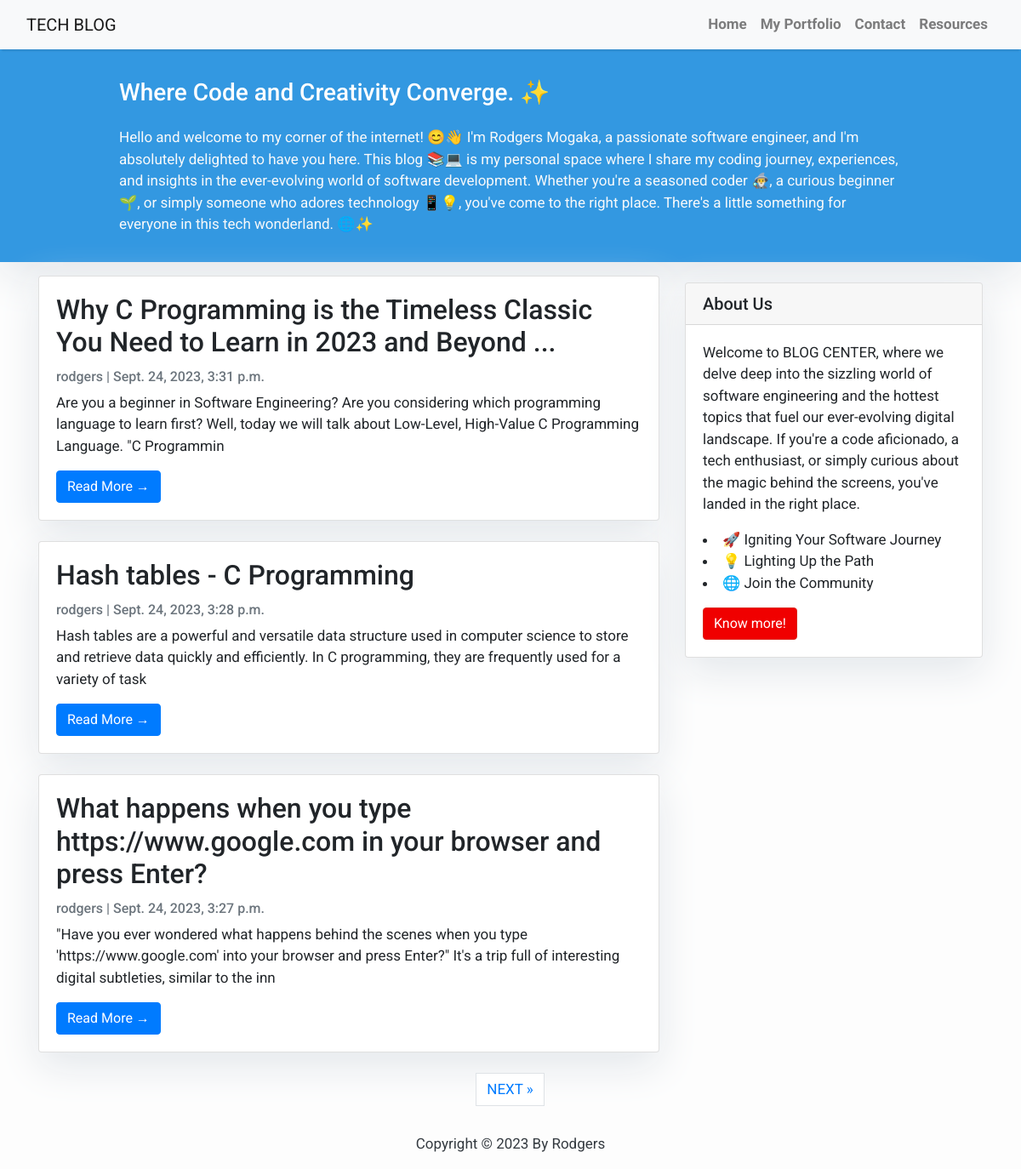
The page / on the database its author committed.
### blog/models.py (models this page shows, shortened)
class Post(models.Model):
    title = models.CharField(max_length=200, unique=True)
    slug = models.SlugField(max_length=200, unique=True)
    author = models.ForeignKey(User, on_delete= models.CASCADE,related_name='blog_posts')
    updated_on = models.DateTimeField(auto_now= True)
    content = models.TextField()
    created_on = models.DateTimeField(auto_now_add=True)
    status = models.IntegerField(choices=STATUS, default=0)
    class Meta:
        ordering = ['-created_on']

### blog/views.py (the view)
# urls.py: path("", views.PostList.as_view(), name="home"),
class PostList(generic.ListView):
    queryset = Post.objects.filter(status=1).order_by("-created_on")
    template_name = "index.html"
    paginate_by = 3

### templates/index.html (shortened to what this page needs)
{% extends "base.html" %}
{% block content %}
    <header class="masthead">
        <div class="container">
            <div class="row">
                <div class=" col-md-8 col-md-10 mx-auto">
                    <div class="site-heading">
                        <h3 class=" site-heading my-4 mt-3 text-white"> Where Code and Creativity Converge. ✨</h3>
                        <p class="text-light">Hello and welcome to my corner of the internet! 😊👋 I'm Rodgers Mogaka,
                           a passionate software engineer, and I'm absolutely delighted to have you here.
                          This blog 📚💻 is my personal space where I share my coding journey, experiences, and insights
                           in the ever-evolving world of software development. Whether you're a seasoned coder 🧙‍♂️, a curious beginner 🌱, or simply someone who adores technology 📱💡, you've come to
                           the right place. There's a little something for everyone in this tech wonderland. 🌐✨ &nbsp
                        </p>
                    </div>
                </div>
            </div>
        </div>
    </header>
    <div class="container">
        <div class="row">
            <div class="col-md-8 mt-3 left">
                {% for post in post_list %}
                    <div class="card mb-4">
                        <div class="card-body">
                            <h2 class="card-title">{{ post.title }}</h2>
                            <p class="card-text text-muted h6">{{ post.author }} | {{ post.created_on}}  </p>
                            <p class="card-text">{{post.content|safe|slice:":200" }}</p>
                            <a href="{% url 'post_detail' post.slug  %}" class="btn btn-primary">Read More &rarr;</a>
                        </div>
                    </div>
                {% endfor %}
            </div>
            {% block sidebar %}
                {% include 'sidebar.html' %}
            {% endblock sidebar %}
        </div>
    </div>
    {% if is_paginated %}
        <ul class="pagination justify-content-center">
            {% if page_obj.has_next %}
                <li><a href="?page={{ page_obj.next_page_number }}" class="page-link"> NEXT &raquo;</a></li>
            {% endif %}
        </ul>
    {% endif %}
{%endblock%}

### templates/base.html (style rules this page uses)
body { font-family: "Roboto", sans-serif; font-size: 17px; background-color: #fdfdfd; }
.masthead { background:#3398E1; height: auto; padding-bottom: 15px; box-shadow: 0 16px 48px #E3E7EB; padding-top: 10px; }

### templates/sidebar.html (style rules this page uses)
.card { box-shadow: 0 16px 48px #E3E7EB; }

### rows shown on the page
Post: title "Why C Programming is the Timeless Classic You Need to Learn in 2023 and Beyond ...", author "rodgers", created_on "Sept. 24, 2023, 3:31 p.m.", content "Are you a beginner in Software Engineering? Are you considering which programming language to learn first? Well, today we will talk about Low-Level, High-Value C Programming Language. \"C Programmin"
Post: title "Hash tables - C Programming", author "rodgers", created_on "Sept. 24, 2023, 3:28 p.m.", content "Hash tables are a powerful and versatile data structure used in computer science to store and retrieve data quickly and efficiently. In C programming, they are frequently used for a variety of task"
Post: title "What happens when you type https://www.google.com in your browser and press Enter?", author "rodgers", created_on "Sept. 24, 2023, 3:27 p.m.", content "\"Have you ever wondered what happens behind the scenes when you type 'https://www.google.com' into your browser and press Enter?\" It's a trip full of interesting digital subtleties, similar to the inn"
